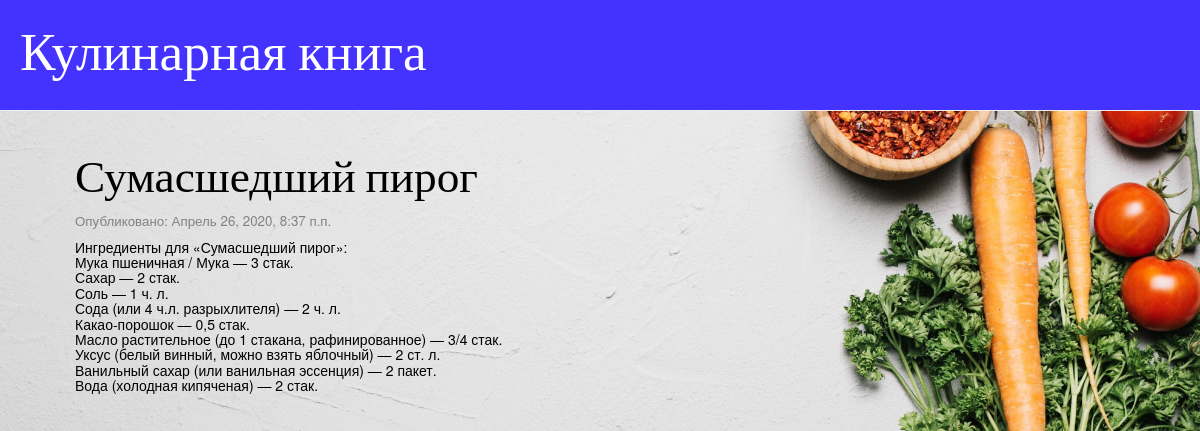
/single/4, run on the app's committed database.
### blog/models.py (models this page shows, shortened)
class Bluda1(models.Model):
        author = models.ForeignKey(settings.AUTH_USER_MODEL, on_delete=models.CASCADE)
        kategori =models.ForeignKey(Kategori,  verbose_name="Категория",  on_delete=models.SET_NULL,  null=True)
        title = models.CharField("Название", max_length=200)
        text = models.TextField("Описание")
        created_date = models.DateTimeField("Дата начала",default=timezone.now)
        published_date = models.DateTimeField("Дата окончания",blank=True, null=True)

### blog/views.py (the view)
# urls.py: path('single/<int:pk>', views.post_single, name="post_single"),
def post_single(request,pk):
    Bluda = Bluda1.objects.filter(kategori=pk)
    return render(request, 'blog/post_single.html', {'posts': Bluda})

### blog/templates/blog/post_single.html (shortened to what this page needs)
{% load static %}
<html>
    <head>
        <link rel="stylesheet" href="//maxcdn.bootstrapcdn.com/bootstrap/3.2.0/css/bootstrap.min.css">
        <link rel="stylesheet" href="//maxcdn.bootstrapcdn.com/bootstrap/3.2.0/css/bootstrap-theme.min.css">
        <link rel="stylesheet" href="{% static 'css/blog2.css' %}">
    </head>
    <body>
        <div class="page-header">
    <h1><a href="/">Кулинарная книга</a></h1>
        </div>
       <div class="content container">
    <div class="row">
        <div class="col-md-8">
            {% for post in posts %}
                <div class="post">
                    <h1><a href="">{{ post.title }}</a></h1>
                    <div class="date">
                        <p>Опубликовано: {{ post.published_date }}</p>
                    </div>
                    <h5>{{ post.text|linebreaksbr }}</h5>
                </div>
            {% endfor %}
        </div>
    </div>
</div>
    </body>
</html>

### blog/static/css/blog2.css (style rules this page uses)
.page-header { background-color:#4433ff; margin-top: 0; padding: 1px 20px 20px 20px; }
body { background-image: url("fon.jpg"); background-attachment: fixed; background-size: 100%; }
.page-header h1, .page-header h1 a, .page-header h1 a:visited, .page-header h1 a:active { color: #ffffff; font-size: 40pt; text-decoration: none; }
.content { margin-left: 60px; }
h1, h2,h3, h4 { font-family: 'Lobster'; font-size: 34pt; }
p { color: black; font-size: 10pt; }
.post h5 { color: black; }
.date p { margin-bottom: 10px; color: #828282; }
.post h1 a, .post h1 a:visited { color: #000000; }

### data on the page
Bluda1: title "Сумасшедший пирог", published_date "Апрель 26, 2020, 8:37 п.п.", text "Ингредиенты для «Сумасшедший пирог»: Мука пшеничная / Мука — 3 стак. Сахар — 2 стак. Соль — 1 ч. л. Сода (или 4 ч.л. разрыхлителя) — 2 ч. л. Какао-порошок — 0,5 стак. Масло растительное (до 1 стакана, рафинированное) — 3/4 стак. Уксус (белый винный, можно взять яблочный) — 2 ст. л. Ванильный сахар (или ванильная эссенция) — 2 пакет. Вода (холодная кипяченая) — 2 стак."
